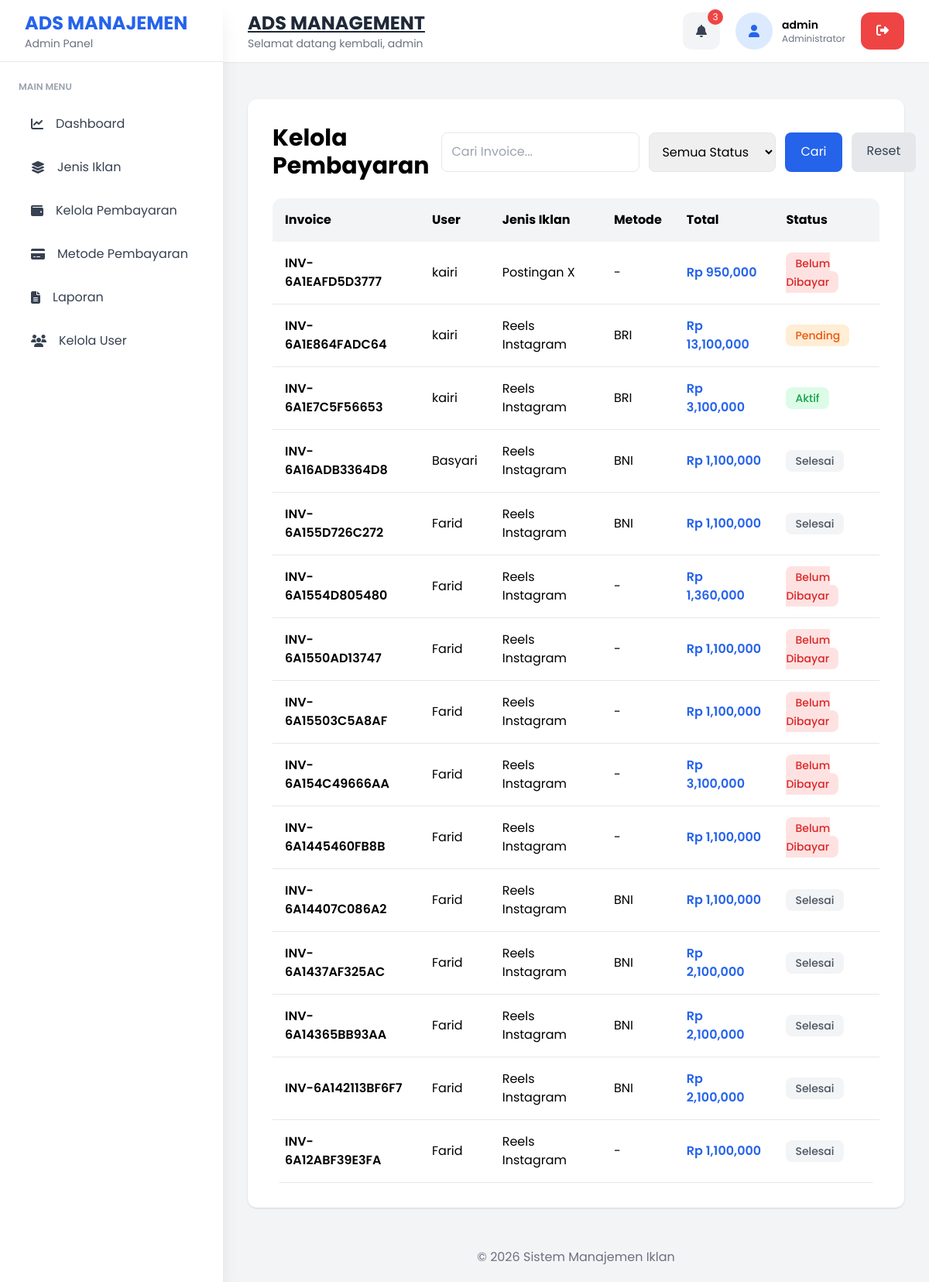
/sistem-manajemen-iklan/admin/pembayaran/index.php (signed in), run on the app's committed database.
### tables this page shows
CREATE TABLE `iklan` (
  `id` int NOT NULL,
  `user_id` int NOT NULL,
  `judul_iklan` varchar(255) NOT NULL,
  `deskripsi` text NOT NULL,
  `media` varchar(255) NOT NULL,
  `jenis_iklan` enum('Reels Instagram','Video TikTok','Story Instagram','Postingan Instagram','Popup Website') NOT NULL,
  `durasi` int NOT NULL,
  `harga_dasar` bigint DEFAULT NULL,
  `harga_per_hari` bigint DEFAULT NULL,
  `jumlah_hari` int DEFAULT NULL,
  `harga` bigint NOT NULL,
  `kode_pembayaran` varchar(100) NOT NULL,
  `status` enum('Belum Dibayar','Pending','Proses','Aktif','Selesai') NOT NULL DEFAULT 'Belum Dibayar',
  `tanggal_mulai` date DEFAULT NULL,
  `tanggal_selesai` date DEFAULT NULL,
  `created_at` timestamp NULL DEFAULT CURRENT_TIMESTAMP,
  `tipe_media` enum('foto','video') NOT NULL,
  `jenis_iklan_id` int NOT NULL,
  `metode_pembayaran_id` int DEFAULT NULL,
  `bukti_pembayaran` varchar(255) DEFAULT NULL,
  `tanggal_pembayaran` datetime DEFAULT NULL,
  `diverifikasi_oleh` int DEFAULT NULL,
  `tanggal_verifikasi` datetime DEFAULT NULL
);

CREATE TABLE `users` (
  `id` int NOT NULL,
  `nama` varchar(100) NOT NULL,
  `email` varchar(100) NOT NULL,
  `password` varchar(255) NOT NULL,
  `role` enum('admin','user') DEFAULT 'user',
  `created_at` timestamp NULL DEFAULT CURRENT_TIMESTAMP,
  `foto` varchar(255) DEFAULT NULL,
  `no_telp` varchar(20) DEFAULT NULL,
  `alamat` text
);

CREATE TABLE `jenis_iklan` (
  `id` int NOT NULL,
  `nama_jenis` varchar(100) NOT NULL,
  `tipe_media` enum('foto','video','keduanya') NOT NULL,
  `harga_foto` bigint DEFAULT NULL,
  `harga_video_per5detik` bigint DEFAULT NULL,
  `created_at` timestamp NULL DEFAULT CURRENT_TIMESTAMP,
  `harga_per_hari` bigint NOT NULL DEFAULT '0'
);

CREATE TABLE `metode_pembayaran` (
  `id` int NOT NULL,
  `judul` varchar(100) NOT NULL,
  `foto` varchar(255) DEFAULT NULL,
  `deskripsi` text NOT NULL,
  `created_at` timestamp NULL DEFAULT CURRENT_TIMESTAMP
);

### sistem-manajemen-iklan/admin/pembayaran/index.php (the view, shortened to what this page needs)
<?php
include "../../config/koneksi.php";
$whereSql = '';
$query = mysqli_query($conn,
    "SELECT
        iklan.*,
        users.nama,
        jenis_iklan.nama_jenis,
        metode_pembayaran.judul as metode
    FROM iklan
    JOIN users
    ON iklan.user_id = users.id
    JOIN jenis_iklan
    ON iklan.jenis_iklan_id = jenis_iklan.id
    LEFT JOIN metode_pembayaran
    ON iklan.metode_pembayaran_id =
       metode_pembayaran.id
    $whereSql
    ORDER BY iklan.id DESC"
);
?>
<!DOCTYPE html>
<html>
<head>
    <script src="https://cdn.tailwindcss.com"></script>
</head>
<body class="bg-gray-100">
<?php include "../layouts/header.php"; ?>
<?php include "../layouts/sidebar.php"; ?>
<?php include "../layouts/topbar.php"; ?>
<div class="lg:ml-72 mt-24 p-4 lg:p-8">
    <div class="bg-white p-5 lg:p-8 rounded-xl shadow">
        <div class="flex flex-col lg:flex-row lg:justify-between lg:items-center gap-4 mb-6">
            <h2 class="text-2xl lg:text-3xl font-bold">
                Kelola Pembayaran
            </h2>
            <form method="GET"
                  class="flex flex-col lg:flex-row gap-3 w-full lg:w-auto">
                <input type="text"
                       name="search"
                       placeholder="Cari Invoice..."
                       value="<?= isset($_GET['search']) ? $_GET['search'] : ''; ?>"
                       class="border p-3 rounded-lg w-full lg:w-64 focus:outline-none focus:ring-2 focus:ring-blue-500">
                <select name="status"
                        class="border p-3 rounded-lg w-full lg:w-auto focus:outline-none focus:ring-2 focus:ring-blue-500">
                    <option value="">
                        Semua Status
                    </option>
                </select>
                <button type="submit"
                        class="bg-blue-600 hover:bg-blue-700 transition text-white px-5 py-3 rounded-lg">
                    Cari
                </button>
                <a href="index.php"
                   class="bg-gray-200 hover:bg-gray-300 transition text-gray-700 px-5 py-3 rounded-lg text-center">
                    Reset
                </a>
            </form>
        </div>
        <div class="overflow-x-auto rounded-xl">
            <table class="w-full min-w-[900px]">
                <thead>
                    <tr class="bg-gray-100">
                        <th class="p-4 text-left">
                            Invoice
                        </th>
                        <th class="p-4 text-left">
                            User
                        </th>
                        <th class="p-4 text-left">
                            Jenis Iklan
                        </th>
                        <th class="p-4 text-left">
                            Metode
                        </th>
                        <th class="p-4 text-left">
                            Total
                        </th>
                        <th class="p-4 text-left">
                            Status
                        </th>
                    </tr>
                </thead>
                <tbody>
                <?php if(mysqli_num_rows($query) > 0) : ?>
                    <?php while($data = mysqli_fetch_assoc($query)) : ?>
                        <tr class="border-b hover:bg-gray-50 transition">
                            <td class="p-4 font-semibold">
                                <?= $data['kode_pembayaran']; ?>
                            </td>
                            <td class="p-4">
                                <?= $data['nama']; ?>
                            </td>
                            <td class="p-4">
                                <?= $data['nama_jenis']; ?>
                            </td>
                            <td class="p-4">
                                <?= $data['metode']
                                    ? $data['metode']
                                    : '-'; ?>
                            </td>
                            <td class="p-4 font-semibold text-blue-600">
                                Rp <?= number_format($data['harga']); ?>
                            </td>
                            <td class="p-4">
                                <?php
                                $warna = '';
                                if ($data['status'] == 'Belum Dibayar') {
                                    $warna =
                                    'bg-red-100 text-red-600';
                                }
                                elseif ($data['status'] == 'Pending') {
                                    $warna =
                                    'bg-orange-100 text-orange-600';
                                }
                                elseif ($data['status'] == 'Proses') {
                                    $warna =
                                    'bg-yellow-100 text-yellow-600';
                                }
                                elseif ($data['status'] == 'Aktif') {
                                    $warna =
                                    'bg-green-100 text-green-600';
                                }
                                else {
                                    $warna =
                                    'bg-gray-100 text-gray-600';
                                }
                                ?>
                                <span class="<?= $warna; ?> px-3 py-1 rounded-lg text-sm font-medium">
                                    <?= $data['status']; ?>
                                </span>
                            </td>
                        </tr>
                    <?php endwhile; ?>
                <?php endif; ?>
                </tbody>
            </table>
        </div>
    </div>
</div>
<?php include "../layouts/footer.php"; ?>
</body>
</html>

### sistem-manajemen-iklan/admin/layouts/header.php (style rules this page uses)
* { font-family: 'Poppins', sans-serif; }
body { background: #f3f4f6; }

### data on the page
iklan: kode_pembayaran "INV-6A1EAFD5D3777", user.nama "kairi", jenis_iklan.nama_jenis "Postingan X", harga "950,000", status "Belum Dibayar"
iklan: kode_pembayaran "INV-6A1E864FADC64", user.nama "kairi", jenis_iklan.nama_jenis "Reels Instagram", metode_pembayaran.judul "BRI", harga "13,100,000", status "Pending"
iklan: kode_pembayaran "INV-6A1E7C5F56653", user.nama "kairi", jenis_iklan.nama_jenis "Reels Instagram", metode_pembayaran.judul "BRI", harga "3,100,000", status "Aktif"
iklan: kode_pembayaran "INV-6A16ADB3364D8", user.nama "Basyari", jenis_iklan.nama_jenis "Reels Instagram", metode_pembayaran.judul "BNI", harga "1,100,000", status "Selesai"
iklan: kode_pembayaran "INV-6A155D726C272", user.nama "Farid", jenis_iklan.nama_jenis "Reels Instagram", metode_pembayaran.judul "BNI", harga "1,100,000", status "Selesai"
iklan: kode_pembayaran "INV-6A1554D805480", user.nama "Farid", jenis_iklan.nama_jenis "Reels Instagram", harga "1,360,000", status "Belum Dibayar"
iklan: kode_pembayaran "INV-6A1550AD13747", user.nama "Farid", jenis_iklan.nama_jenis "Reels Instagram", harga "1,100,000", status "Belum Dibayar"
iklan: kode_pembayaran "INV-6A15503C5A8AF", user.nama "Farid", jenis_iklan.nama_jenis "Reels Instagram", harga "1,100,000", status "Belum Dibayar"
iklan: kode_pembayaran "INV-6A154C49666AA", user.nama "Farid", jenis_iklan.nama_jenis "Reels Instagram", harga "3,100,000", status "Belum Dibayar"
iklan: kode_pembayaran "INV-6A1445460FB8B", user.nama "Farid", jenis_iklan.nama_jenis "Reels Instagram", harga "1,100,000", status "Belum Dibayar"
iklan: kode_pembayaran "INV-6A14407C086A2", user.nama "Farid", jenis_iklan.nama_jenis "Reels Instagram", metode_pembayaran.judul "BNI", harga "1,100,000", status "Selesai"
iklan: kode_pembayaran "INV-6A1437AF325AC", user.nama "Farid", jenis_iklan.nama_jenis "Reels Instagram", metode_pembayaran.judul "BNI", harga "2,100,000", status "Selesai"
iklan: kode_pembayaran "INV-6A14365BB93AA", user.nama "Farid", jenis_iklan.nama_jenis "Reels Instagram", metode_pembayaran.judul "BNI", harga "2,100,000", status "Selesai"
iklan: kode_pembayaran "INV-6A142113BF6F7", user.nama "Farid", jenis_iklan.nama_jenis "Reels Instagram", metode_pembayaran.judul "BNI", harga "2,100,000", status "Selesai"
iklan: kode_pembayaran "INV-6A12ABF39E3FA", user.nama "Farid", jenis_iklan.nama_jenis "Reels Instagram", harga "1,100,000", status "Selesai"

### other printed values
$_SESSION['nama'] "admin"
$totalNotif "3"
